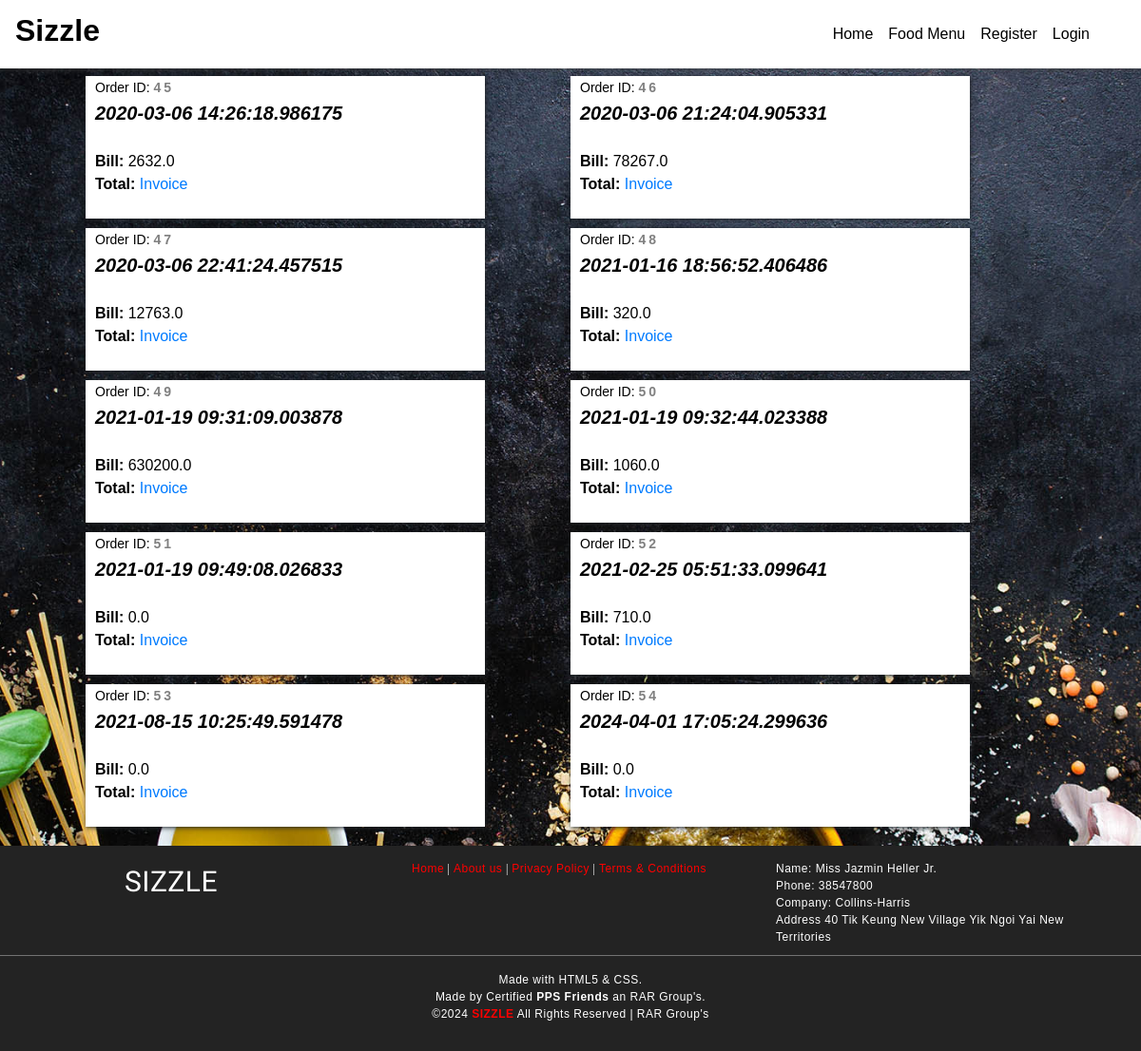
The page /orders on the database its author committed.
### foodapp/models.py (models this page shows)
class Order(models.Model):
	OrderId   = models.AutoField(primary_key=True)
	CustEmail = models.CharField(max_length=30)
	OrderDate = models.CharField(max_length=40)
	TotalBill = models.FloatField(max_length=50)
	class Meta:
		db_table = "FP_Order"

### foodapp/views.py (the view)
# urls.py: path('orders',views.getorder),
def getorder(request):
	orders = Order.objects.all()
	return render(request,'orderlist.html',{'orderlist':orders})

### Templates/foodapp/orderlist.html (shortened to what this page needs)
<!DOCTYPE html>
<html lang="en" dir="ltr">
  <head>
	{% load static %}
    <link rel="stylesheet" type="text/css" href="{% static 'css/imperial_style.css' %}" />
    <link rel="stylesheet" type="text/css" href="{% static 'css/master.css' %}" />
    <link rel="stylesheet" href="https://use.fontawesome.com/releases/v5.7.2/css/all.css">
    <link rel="stylesheet" href="https://use.fontawesome.com/releases/v5.3.1/css/all.css">
<link rel="stylesheet" href="https://stackpath.bootstrapcdn.com/bootstrap/4.4.1/css/bootstrap.min.css">
  </head>
    <nav class="navbar navbar-expand-lg navbar-light" style="position: fixed;width:100%;background-image: linear-gradient(180deg,#FFF,#FFF);box-shadow: 0px 0px 7px 0px #404040;">
      <a class="navbar-brand" href="/"><h2 style="color:black;font-family:sans-serif;font-weight:bolder;"><b>Sizzle</b></h2></a>
      <div class="collapse navbar-collapse" id="navbarSupportedContent">
        <ul class="navbar-nav" style="margin-left:auto!important;margin-right:30px;">
          <li class="nav-item active">
            <a class="nav-link" id="nav-link" href="home">Home <span class="sr-only">(current)</span></a>
          </li>
          <li class="nav-item active">
            <a class="nav-link" id="nav-link" href="allfood">Food Menu <span class="sr-only">(current)</span></a>
          </li>
          {% if request.session.CustId is None and request.session.AdminId is None %}
          <li class="nav-item active">
            <a class="nav-link" id="nav-link" href="addcustomer">Register <span class="sr-only">(current)</span></a>
          </li>
          {% endif %}
          {% if request.session.CustId is None and request.session.AdminId is None %}
          <li class="nav-item active">
            <a class="nav-link" id="nav-link" href="login">Login <span class="sr-only">(current)</span></a>
          </li>
          {% endif %}
        </ul>
      </div>
    </nav>
    <main style="margin-top:80px;">
      <form action="placeorder" method="post">
{% for o in orderlist %}
      <div class="" style="background:#FFF;position: static;width:35%;height:150px;margin-left: 7.5%;float:left;box-shadow:1px 1px 5px;margin-bottom:10px;">
        <span style="color:black;float:left;margin-left:10px;"><span style="font-size:14px;">Order ID: <b style="letter-spacing: 3px;color: grey;">{{o.OrderId}}</b></span><br /><b style="font-size:20px;"><i>{{o.OrderDate}}</i></b><br/>
<br />
<tr>
<td><b>Bill:  </b></td><td>{{o.TotalBill}}</td><br /><td><b>Total:  </b></td><td id="tlp" style="color:black;"></td>
</tr><a href="#">Invoice</a>
      </span>
      </div>
      {% endfor %}
    </form>
    </main>
    <footer>
      <div class="foot-con">
        <div class="fo-cont-1">
            SIZZLE
        </div>
        <div class="fo-cont-2">
          <a class="ext-link" href="#">Home</a> |
            <a class="ext-link" href="#">About us</a> |
              <a class="ext-link" href="#">Privacy Policy</a> |
                <a class="ext-link" href="#">Terms & Conditions</a>
        </div>
        <div class="fo-cont-3">
          Name:	Miss Jazmin Heller Jr.<br />
Phone:	38547800<br />
Company:	Collins-Harris<br />
Address	40 Tik Keung New Village Yik Ngoi Yai New Territories
        </div>
      </div><hr style="background-color: grey;margin-top:0px;"/>Made with HTML5 & CSS.<br />
      Made by Certified <b>PPS Friends</b> an RAR Group's.<br />
      ©<script type='text/javascript'>var creditsyear = new Date();document.write(creditsyear.getFullYear());</script> <a class="ext-link" href="/"><b>SIZZLE</b></a> All Rights Reserved | RAR Group's
    </footer>
  </body>
</html>

### foodapp/static/css/imperial_style.css (style rules this page uses)
* { margin: 0; padding: 0; font-family: sans-serif; box-sizing: border-box; text-decoration: none; }
a { color: red; }
#nav-link { font-family: sans-serif; font-weight: 400; color:black; }
footer { margin-top: 10px; padding-top: 15px; padding-bottom: 30px; background-color: #232323; color: white; font-family: sans-serif; font-size:12px; font-weight: normal; letter-spacing: 0.5px; text-align: center; flex-shrink: 0; }
.foot-con { width: 100%; height: 100px; overflow: hidden; }
.fo-cont-1 { width:30%; float: left; text-align: center; font-size: 30px; font-weight: normal; color: ; font-family: 'Bevan', cursive; overflow: hidden; }
.fo-cont-2 { width:38%; float: left; font-size: 12px; text-align: center; font-weight: normal; color: ; font-family: 'Ultra', serif; overflow: hidden; }
.fo-cont-3 { width:30%; float: left; font-size: 12px; text-align: left; }

### foodapp/static/css/master.css (style rules this page uses)
* { margin: 0; padding: 0; font-family: sans-serif; box-sizing: border-box; text-decoration: none; }
main { margin-top: 50px; flex: 1 0 auto; }
footer { margin-top: 10px; padding-top: 15px; padding-bottom: 30px; background-color: #232323; color: white; font-family: sans-serif; font-size:12px; font-weight: normal; letter-spacing: 0.5px; text-align: center; flex-shrink: 0; }
.ext-link { color: red; }
.foot-con { width: 100%; height: 100px; overflow: hidden; }
.fo-cont-1 { width:30%; float: left; text-align: center; font-size: 30px; font-weight: normal; color: ; font-family: 'Bevan', cursive; overflow: hidden; }
.fo-cont-2 { width:38%; float: left; font-size: 12px; text-align: center; font-weight: normal; color: ; font-family: 'Ultra', serif; overflow: hidden; }
.fo-cont-3 { width:30%; float: left; font-size: 12px; text-align: left; }

### rows shown on the page
Order: OrderId "45", OrderDate "2020-03-06 14:26:18.986175", TotalBill "2632.0"
Order: OrderId "46", OrderDate "2020-03-06 21:24:04.905331", TotalBill "78267.0"
Order: OrderId "47", OrderDate "2020-03-06 22:41:24.457515", TotalBill "12763.0"
Order: OrderId "48", OrderDate "2021-01-16 18:56:52.406486", TotalBill "320.0"
Order: OrderId "49", OrderDate "2021-01-19 09:31:09.003878", TotalBill "630200.0"
Order: OrderId "50", OrderDate "2021-01-19 09:32:44.023388", TotalBill "1060.0"
Order: OrderId "51", OrderDate "2021-01-19 09:49:08.026833", TotalBill "0.0"
Order: OrderId "52", OrderDate "2021-02-25 05:51:33.099641", TotalBill "710.0"
Order: OrderId "53", OrderDate "2021-08-15 10:25:49.591478", TotalBill "0.0"
Order: OrderId "54", OrderDate "2024-04-01 17:05:24.299636", TotalBill "0.0"
